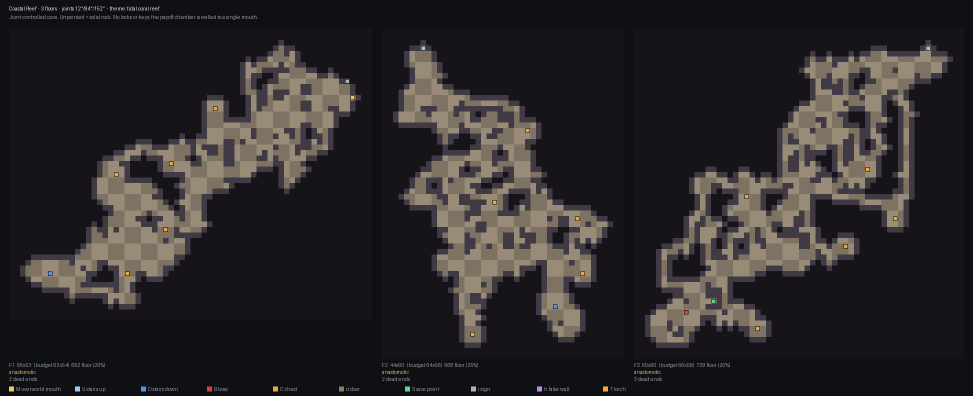
#> input picture design/act1-dungeon-interiors/coastalReef-review.png, 1946 x 792 px, given in place of tile-4-8-ART.png, which was not available (shown at 1/2 size)
$ python run_dungeon_art_batch.py
#> lines starting #> are read from the running program, lines starting #| are printed output that depends on the picture
#!/usr/bin/env python3
"""Run the Codex art pass over dungeon tiles, then verify each return independently.

The prompt here is the one that came back **0/676 mismatches** on the pilot. Three things about
its shape were learned the hard way and must not be softened:

1. **Forbid reading skills and docs.** Two earlier runs spent their whole budget reading
   `SKILL.md`, `AGENTS.md`, `AGENT-WORKFLOW.md`, `prompting.md` and `sample-prompts.md`
   (~1000 lines) and produced no image at all.
2. **Keep the attached references small.** ~8 MB across three reference images killed the
   `image_gen` call silently. One composition base plus ONE downscaled style ref (<0.5 MB) works.
3. **The base is composition truth, stated as tracing, not as mood.** The first run treated it
   as a reference and redrew the shapes: 17.3% mismatch. (Though the larger cause there was a
   defective base — see `smooth_dungeon_semantic.enforce_readability`.)

Every return is checked by `verify_dungeon_art.py` against the tile's own per-cell truth, never
by the generator's self-report.

Usage:
  run_dungeon_art_batch.py --only sunkenCellar        # one dungeon
  run_dungeon_art_batch.py --limit 5                  # first N pending tiles
  run_dungeon_art_batch.py --redo <tile-name>         # regenerate one that failed
"""
from __future__ import annotations

import argparse
import glob
import json
import os
import subprocess

ROOT = os.path.dirname(os.path.dirname(os.path.abspath(__file__)))
DIR = os.path.join(ROOT, "design/act1-dungeon-interiors")
TILES = os.path.join(DIR, "art-tiles")
STYLE_REF = os.path.join(TILES, "_style-ref-1024.jpg")
MODEL = "gpt-5.6-sol"          # -m gpt-5-codex is rejected on this account

# What each dungeon's rock and floor should become.
#
# Every FLOOR material must be light-valued and every WALL material dark. This is not flavour:
# the pilot passed at 8.59 sigma on "packed earth, fine gravel, scattered grit" — a naturally
# pale floor — while a first production tile described as "silted floor with standing water,
# wet flagstone" over "walls of old mortared block" came back at 3.38 sigma and 7.4% wrong. The
# shapes were traced correctly both times; the atmosphere wording inverted the value contrast
# the whole contract rests on. Keep the mood in the DETAIL, never in the base value.
MATERIALS = {
    # (cave kind, what the PALE areas become, what the DARK areas become)
    #
    # The frame these drop into is the pilot's, verbatim — "the pale open areas become X, the
    # dark masses become Y" binds material directly to region. A production rewrite that moved
    # the same nouns into a detached "Materials:" clause regressed three tiles to 1.9-3.4 sigma
    # and 7-14% wrong, on bases measuring 9.0-9.7 sigma. Only the nouns vary; the frame does not.
    "flooded stone cellar": (
        "flooded stone cellar",
        "pale silted stone floor, light grey-buff and dry-looking, with a few small dark puddles",
        "dark mortared block gone back to rock, deep-shadowed and wet-looking"),
    "root-riddled earth cave": (
        "root-riddled earth cave",
        "packed earth and fine gravel, scattered grit, a few damp patches",
        "dark earth and stone threaded by tree roots from above, moss in the sheltered hollows"),
    "jagged black fang rock": (
        "cave of jagged black rock",
        "pale grey grit and shattered scree, clearly the lightest surface",
        "near-black fractured rock in sharp angular facets with pale mineral veins"),
    "tidal coral reef": (
        "tidal reef cave",
        "pale dry sand and shell grit, bright underfoot",
        "dark coral rock and encrusted stone with weed in the damp seams"),
    "faceted crystal cavern": (
        "crystal cavern",
        "pale mineral sand, almost white",
        "dark rock shot through with blue-white crystal faces, facets crisp and part of the wall"),
}


def build_style_ref() -> None:
    """One small style anchor. The full-size overworld ART tile is 4.4 MB and kills the call."""
    if os.path.exists(STYLE_REF):
        return
    from PIL import Image
    src = os.path.join(ROOT, "design/review/overworld-art-blueprint/act-by-act/act1/"
                             "dq-art-full-v2/semantic-test/tile-4-8-ART.png")
    Image.open(src).resize((1024, 1024), Image.Resampling.LANCZOS).save(STYLE_REF, quality=88)
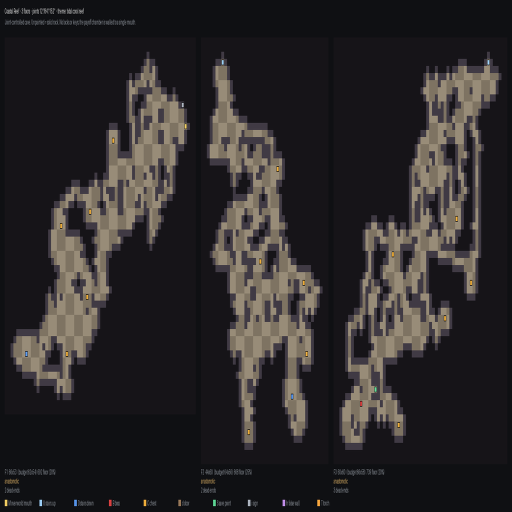
#> saved as _style-ref-1024.jpg: PIL image 1024x1024 RGB (shown at 1/2 size); mean R, G, B 44.2, 40.9, 41.5


def prompt_for(meta: dict) -> str:
    base = os.path.join(TILES, f"{meta['tile']}-base.png")
    out = os.path.join(TILES, f"{meta['tile']}-ART.png")
    kind, floor_mat, wall_mat = MATERIALS.get(
        meta["theme"], ("cave", "packed earth and gravel", "dark rough rock"))
    return f"""Call the built-in image_gen tool ONCE, immediately. Read no files, no skills, no docs.

Input images:
- {base} (COMPOSITION TRUTH — reproduce its exact shapes)
- {STYLE_REF} (style only)

Prompt: Top-down 3/4 interior plan of a natural {kind}, 1024x1024. The composition image is a \
map you must trace, not a mood reference. Every pale open area stays open in exactly its shape; \
every dark mass stays solid in exactly its shape; every narrow neck between two pale areas stays \
exactly that narrow. Do not merge two dark masses, do not split one, do not widen a passage, do \
not close a passage, do not move a boundary. The pale open areas become walkable cave floor: \
{floor_mat}. The dark masses become impassable wall of {wall_mat}, lit along their edges from \
the upper left, with cast shadow where wall meets floor. Crisp faux-pixel material detail, \
stepped shading, dark but clearly readable — the floor must stay obviously lighter than the wall \
everywhere, including where a wall is only one cell wide. Not painterly, not flat cartoony cel. \
No flagstone grids, brickwork or worked masonry. No chests, doors, stairs, crystals to collect, \
signs, torches, barrels or bones — no objects of any kind. Invent nothing: add only material and \
light.

Then copy the generated file to {out} and resize to exactly 1248x1248 with: sips -z 1248 1248 <file>. \
Print the final path. Do not commit, do not build, modify no existing file."""


def verify(tile: str) -> tuple[bool, str]:
    art = os.path.join(TILES, f"{tile}-ART.png")
    meta = os.path.join(TILES, f"{tile}.json")
    if not os.path.exists(art):
        return False, "no image produced"
    r = subprocess.run(["/usr/bin/python3", os.path.join(ROOT, "scripts/verify_dungeon_art.py"),
                        art, meta], capture_output=True, text=True)
    line = [l for l in r.stdout.splitlines() if l.startswith(("mismatches", "separation"))]
    return r.returncode == 0, " · ".join(line) or r.stdout.strip()[:120]


def main() -> None:
    ap = argparse.ArgumentParser()
    ap.add_argument("--only")
    ap.add_argument("--limit", type=int)
    ap.add_argument("--redo")
    ap.add_argument("--min-floor", type=float, default=0.04,
                    help="skip tiles with less floor than this — near-solid rock")
    args = ap.parse_args()

    build_style_ref()
#> (the run stopped early here; a loop or call above may not have finished)

$ run again, on design/act1-dungeon-interiors/crystalCave-smoothness.png
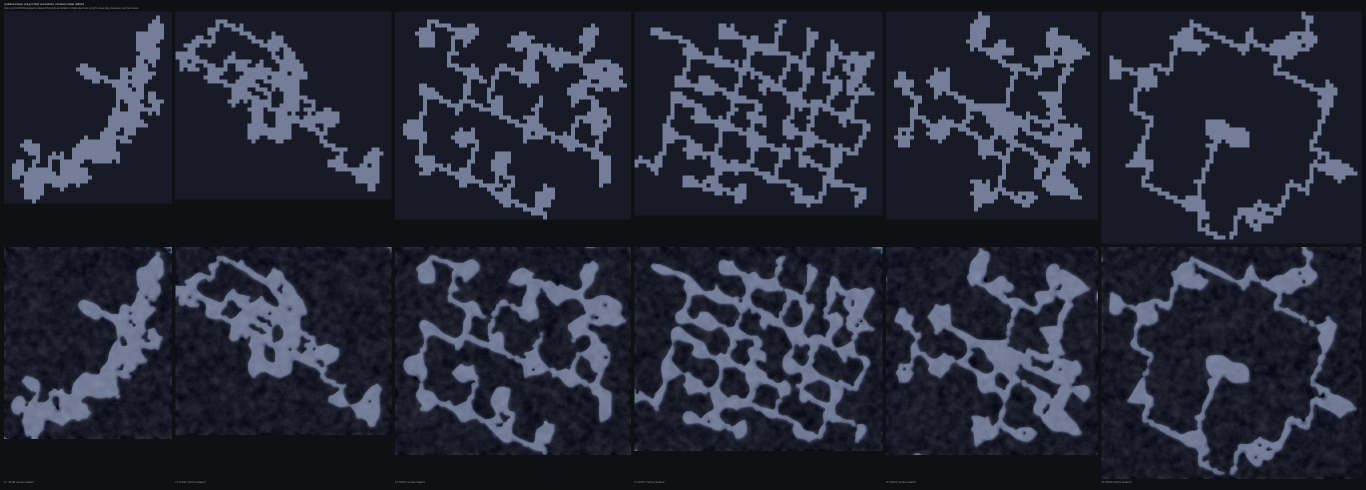
#> input picture design/act1-dungeon-interiors/crystalCave-smoothness.png, 5462 x 1960 px, given in place of tile-4-8-ART.png, which was not available (shown at 1/4 size)
#> in build_style_ref, `Image.open(src).resize((1024, 1024), Image.Resampling.LANCZOS).save(ST..`:
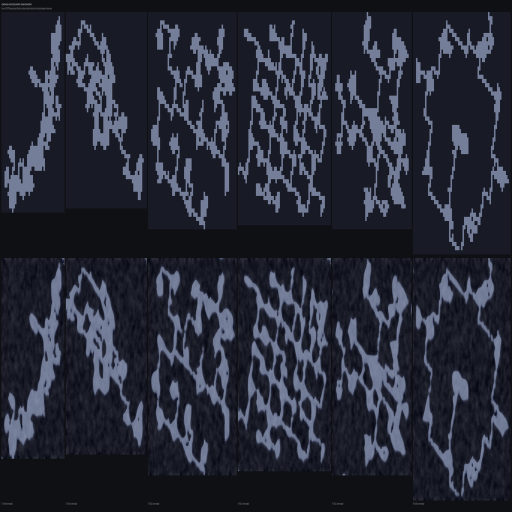
#> saved as _style-ref-1024.jpg: PIL image 1024x1024 RGB (shown at 1/2 size); mean R, G, B 38.9, 42.2, 55.4

$ run again, on design/act1-dungeon-interiors/crystalCave-stack-4to6.png
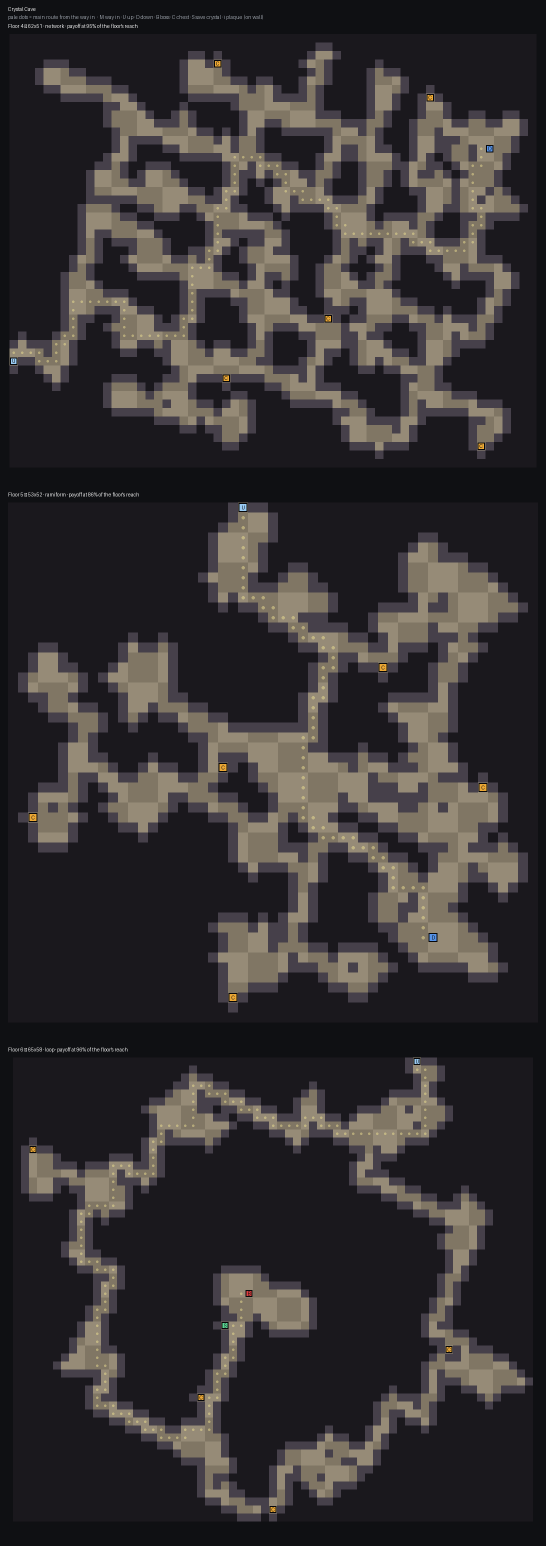
#> input picture design/act1-dungeon-interiors/crystalCave-stack-4to6.png, 1092 x 3091 px, given in place of tile-4-8-ART.png, which was not available (shown at 1/2 size)
#> in build_style_ref, `Image.open(src).resize((1024, 1024), Image.Resampling.LANCZOS).save(ST..`:
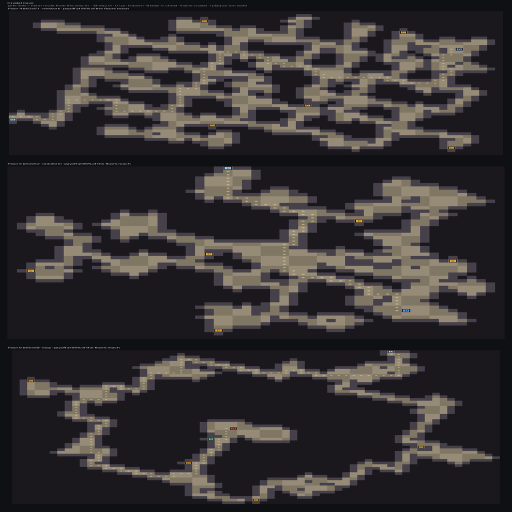
#> saved as _style-ref-1024.jpg: PIL image 1024x1024 RGB (shown at 1/2 size); mean R, G, B 53.5, 49.5, 50.4
